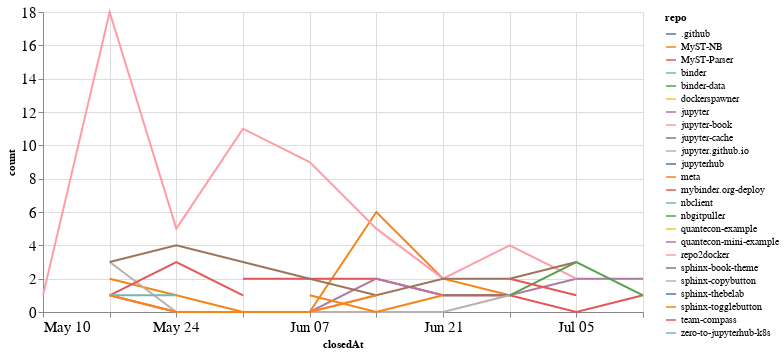

The notebook cell saved with this chart:
### Code cell
closed_by_time = closed_by.groupby('repo').resample('W', on='closedAt').count()['author'].reset_index()
closed_by_time = closed_by_time.rename(columns={'author': 'count'})

alt.Chart(closed_by_time, width=600).mark_line().encode(
    x='closedAt',
    y='count',
    color='repo',
    tooltip="repo"
)

### Figure 1 — Vega-Lite specification as saved in the notebook (floating-point values rounded to 4 significant figures)
{"config": {"axisLeft": {"labelFontSize": 15}, "axisBottom": {"labelFontSize": 15}}, "data": {"name": "data-a5a03315193aa385db4f509a6cdf0158"}, "mark": "line", "encoding": {"color": {"type": "nominal", "field": "repo"}, "tooltip": {"type": "nominal", "field": "repo"}, "x": {"type": "temporal", "field": "closedAt"}, "y": {"type": "quantitative", "field": "count"}}, "width": 600, "$schema": "https://vega.github.io/schema/vega-lite/v4.8.1.json", "datasets": {"data-a5a03315193aa385db4f509a6cdf0158": [{"repo": ".github", "closedAt": "2020-07-05T00:00:00", "count": 1}, {"repo": "MyST-NB", "closedAt": "2020-05-17T00:00:00", "count": 2}, {"repo": "MyST-NB", "closedAt": "2020-05-24T00:00:00", "count": 1}, {"repo": "MyST-NB", "closedAt": "2020-05-31T00:00:00", "count": 0}, {"repo": "MyST-NB", "closedAt": "2020-06-07T00:00:00", "count": 0}, {"repo": "MyST-NB", "closedAt": "2020-06-14T00:00:00", "count": 6}, {"repo": "MyST-NB", "closedAt": "2020-06-21T00:00:00", "count": 2}, {"repo": "MyST-NB", "closedAt": "2020-06-28T00:00:00", "count": 1}, {"repo": "MyST-Parser", "closedAt": "2020-05-31T00:00:00", "count": 2}, {"repo": "MyST-Parser", "closedAt": "2020-06-07T00:00:00", "count": 2}, {"repo": "MyST-Parser", "closedAt": "2020-06-14T00:00:00", "count": 2}, {"repo": "MyST-Parser", "closedAt": "2020-06-21T00:00:00", "count": 1}, {"repo": "MyST-Parser", "closedAt": "2020-06-28T00:00:00", "count": 1}, {"repo": "MyST-Parser", "closedAt": "2020-07-05T00:00:00", "count": 0}, {"repo": "MyST-Parser", "closedAt": "2020-07-12T00:00:00", "count": 1}, {"repo": "binder", "closedAt": "2020-06-28T00:00:00", "count": 1}, {"repo": "binder-data", "closedAt": "2020-06-21T00:00:00", "count": 1}, {"repo": "dockerspawner", "closedAt": "2020-06-28T00:00:00", "count": 2}, {"repo": "jupyter", "closedAt": "2020-05-17T00:00:00", "count": 1}, {"repo": "jupyter", "closedAt": "2020-05-24T00:00:00", "count": 0}, {"repo": "jupyter", "closedAt": "2020-05-31T00:00:00", "count": 0}, {"repo": "jupyter", "closedAt": "2020-06-07T00:00:00", "count": 0}, {"repo": "jupyter", "closedAt": "2020-06-14T00:00:00", "count": 2}, {"repo": "jupyter", "closedAt": "2020-06-21T00:00:00", "count": 1}, {"repo": "jupyter", "closedAt": "2020-06-28T00:00:00", "count": 1}, {"repo": "jupyter", "closedAt": "2020-07-05T00:00:00", "count": 2}, {"repo": "jupyter", "closedAt": "2020-07-12T00:00:00", "count": 2}, {"repo": "jupyter-book", "closedAt": "2020-05-10T00:00:00", "count": 1}, {"repo": "jupyter-book", "closedAt": "2020-05-17T00:00:00", "count": 18}, {"repo": "jupyter-book", "closedAt": "2020-05-24T00:00:00", "count": 5}, {"repo": "jupyter-book", "closedAt": "2020-05-31T00:00:00", "count": 11}, {"repo": "jupyter-book", "closedAt": "2020-06-07T00:00:00", "count": 9}, {"repo": "jupyter-book", "closedAt": "2020-06-14T00:00:00", "count": 5}, {"repo": "jupyter-book", "closedAt": "2020-06-21T00:00:00", "count": 2}, {"repo": "jupyter-book", "closedAt": "2020-06-28T00:00:00", "count": 4}, {"repo": "jupyter-book", "closedAt": "2020-07-05T00:00:00", "count": 2}, {"repo": "jupyter-cache", "closedAt": "2020-06-21T00:00:00", "count": 1}, {"repo": "jupyter-cache", "closedAt": "2020-06-28T00:00:00", "count": 1}, {"repo": "jupyter.github.io", "closedAt": "2020-05-17T00:00:00", "count": 3}, {"repo": "jupyter.github.io", "closedAt": "2020-05-24T00:00:00", "count": 0}, {"repo": "jupyter.github.io", "closedAt": "2020-05-31T00:00:00", "count": 0}, {"repo": "jupyter.github.io", "closedAt": "2020-06-07T00:00:00", "count": 0}, {"repo": "jupyter.github.io", "closedAt": "2020-06-14T00:00:00", "count": 0}, {"repo": "jupyter.github.io", "closedAt": "2020-06-21T00:00:00", "count": 0}, {"repo": "jupyter.github.io", "closedAt": "2020-06-28T00:00:00", "count": 1}, {"repo": "jupyterhub", "closedAt": "2020-07-12T00:00:00", "count": 1}, {"repo": "meta", "closedAt": "2020-06-07T00:00:00", "count": 1}, {"repo": "meta", "closedAt": "2020-06-14T00:00:00", "count": 0}, {"repo": "meta", "closedAt": "2020-06-21T00:00:00", "count": 1}, {"repo": "mybinder.org-deploy", "closedAt": "2020-05-17T00:00:00", "count": 1}, {"repo": "mybinder.org-deploy", "closedAt": "2020-05-24T00:00:00", "count": 3}, {"repo": "mybinder.org-deploy", "closedAt": "2020-05-31T00:00:00", "count": 1}, {"repo": "nbclient", "closedAt": "2020-05-17T00:00:00", "count": 1}, {"repo": "nbclient", "closedAt": "2020-05-24T00:00:00", "count": 1}, {"repo": "nbgitpuller", "closedAt": "2020-06-28T00:00:00", "count": 1}, {"repo": "nbgitpuller", "closedAt": "2020-07-05T00:00:00", "count": 3}, {"repo": "nbgitpuller", "closedAt": "2020-07-12T00:00:00", "count": 1}, {"repo": "quantecon-example", "closedAt": "2020-05-17T00:00:00", "count": 1}, {"repo": "quantecon-mini-example", "closedAt": "2020-06-21T00:00:00", "count": 1}, {"repo": "repo2docker", "closedAt": "2020-05-17T00:00:00", "count": 1}, {"repo": "repo2docker", "closedAt": "2020-05-24T00:00:00", "count": 0}, {"repo": "repo2docker", "closedAt": "2020-05-31T00:00:00", "count": 0}, {"repo": "repo2docker", "closedAt": "2020-06-07T00:00:00", "count": 0}, {"repo": "repo2docker", "closedAt": "2020-06-14T00:00:00", "count": 1}, {"repo": "sphinx-book-theme", "closedAt": "2020-05-17T00:00:00", "count": 3}, {"repo": "sphinx-book-theme", "closedAt": "2020-05-24T00:00:00", "count": 4}, {"repo": "sphinx-book-theme", "closedAt": "2020-05-31T00:00:00", "count": 3}, {"repo": "sphinx-book-theme", "closedAt": "2020-06-07T00:00:00", "count": 2}, {"repo": "sphinx-book-theme", "closedAt": "2020-06-14T00:00:00", "count": 1}, {"repo": "sphinx-book-theme", "closedAt": "2020-06-21T00:00:00", "count": 2}, {"repo": "sphinx-book-theme", "closedAt": "2020-06-28T00:00:00", "count": 2}, {"repo": "sphinx-book-theme", "closedAt": "2020-07-05T00:00:00", "count": 3}, {"repo": "sphinx-copybutton", "closedAt": "2020-06-21T00:00:00", "count": 2}, {"repo": "sphinx-thebelab", "closedAt": "2020-07-05T00:00:00", "count": 3}, {"repo": "sphinx-togglebutton", "closedAt": "2020-05-17T00:00:00", "count": 1}, {"repo": "sphinx-togglebutton", "closedAt": "2020-05-24T00:00:00", "count": 0}, {"repo": "sphinx-togglebutton", "closedAt": "2020-05-31T00:00:00", "count": 0}, {"repo": "sphinx-togglebutton", "closedAt": "2020-06-07T00:00:00", "count": 0}, {"repo": "sphinx-togglebutton", "closedAt": "2020-06-14T00:00:00", "count": 1}, {"repo": "team-compass", "closedAt": "2020-06-28T00:00:00", "count": 2}, {"repo": "team-compass", "closedAt": "2020-07-05T00:00:00", "count": 1}, {"repo": "zero-to-jupyterhub-k8s", "closedAt": "2020-07-05T00:00:00", "count": 1}]}}
